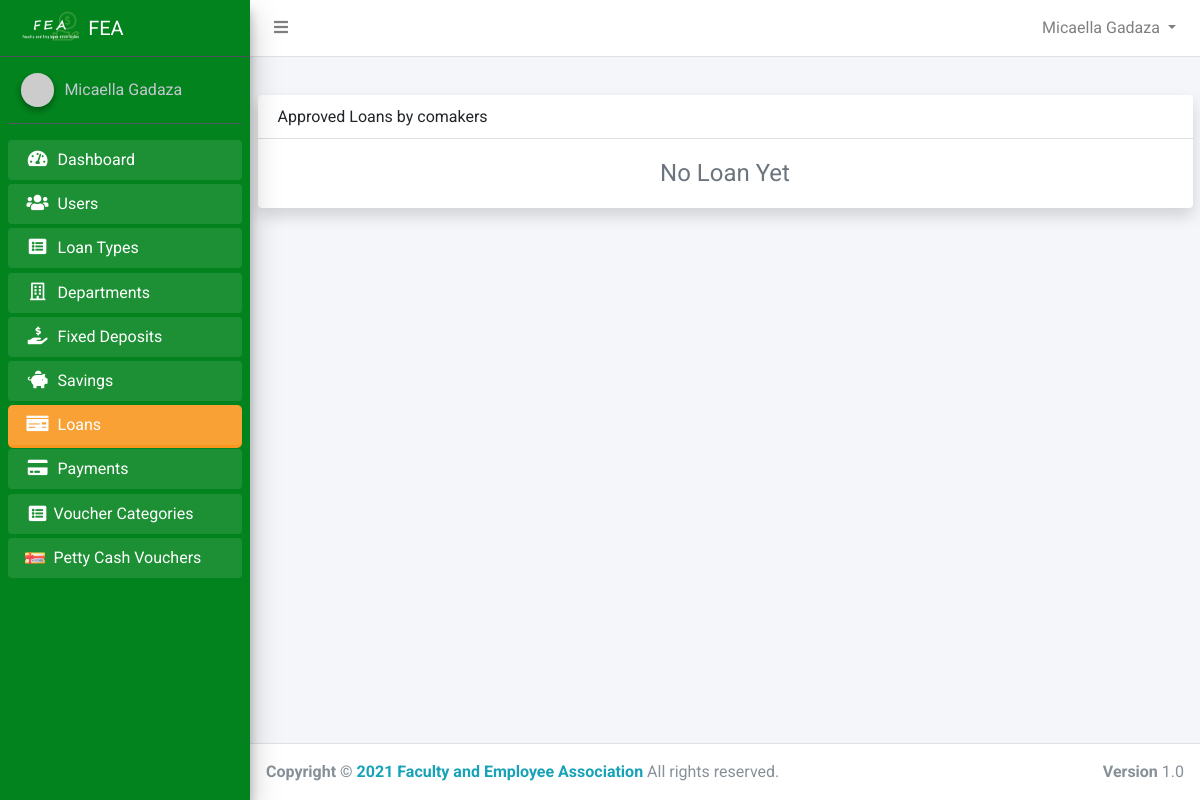
The page /admin/loans.php (signed in) on the database as committed earlier.
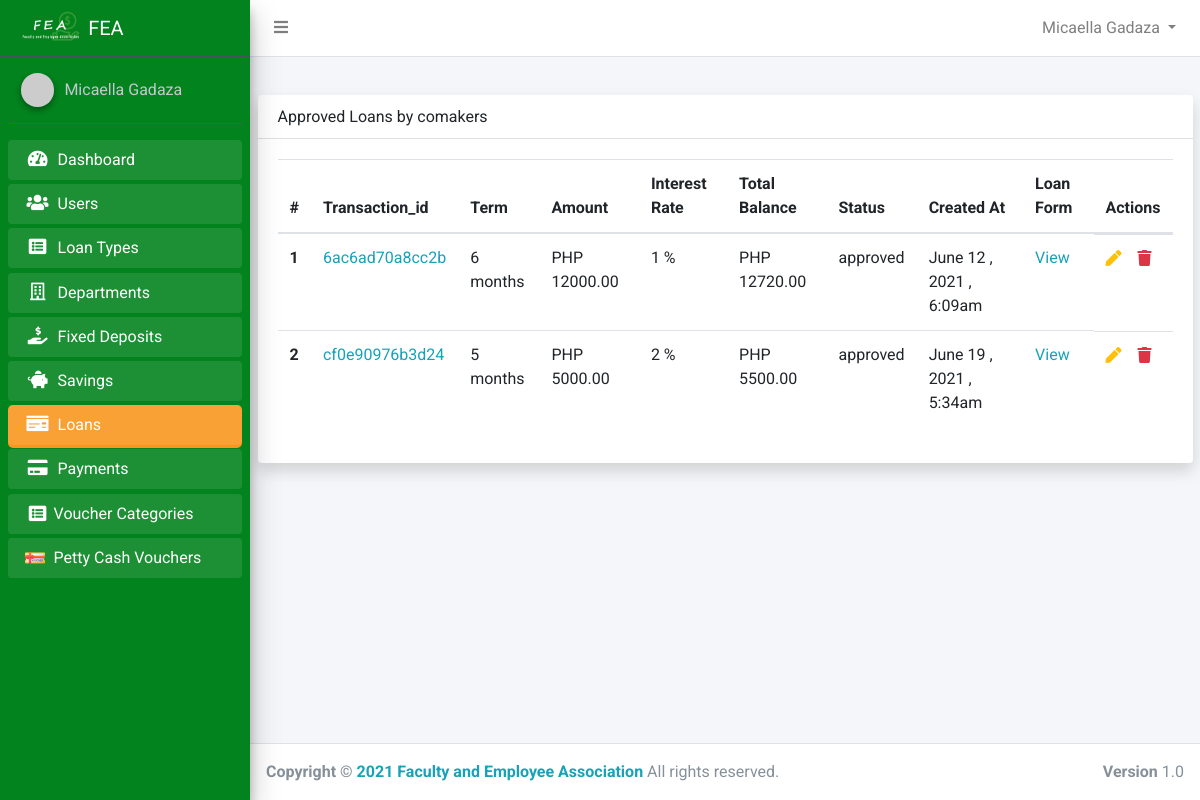
The same page on the database as committed later.
### tables this page shows
CREATE TABLE `loans` (
  `id` int(11) NOT NULL,
  `transaction_id` varchar(50) NOT NULL,
  `loan_number` varchar(50) NOT NULL,
  `membership_number` varchar(50) NOT NULL,
  `amount` double NOT NULL,
  `amount_per_kinsenas` double NOT NULL,
  `amount_per_month` double NOT NULL,
  `interest_amount` double NOT NULL,
  `interest_amount_per_kinsenas` double NOT NULL,
  `interest_amount_per_month` double NOT NULL,
  `total_amount` double NOT NULL,
  `term` varchar(50) NOT NULL,
  `status` varchar(50) NOT NULL DEFAULT 'pending',
  `loan_type_id` int(11) NOT NULL,
  `user_id` int(11) NOT NULL,
  `department_id` int(11) DEFAULT NULL,
  `comaker1_id` int(11) DEFAULT NULL,
  `comaker2_id` int(11) DEFAULT NULL,
  `approved_by_c1` tinyint(1) NOT NULL DEFAULT 0,
  `approved_by_c2` tinyint(1) DEFAULT 0,
  `created_at` timestamp NOT NULL DEFAULT current_timestamp(),
  `approved_at` date DEFAULT NULL,
  `approved_by_f1` int(11) DEFAULT NULL,
  `approved_by_f2` int(11) DEFAULT NULL,
  `approved_by_f3` int(11) DEFAULT NULL,
  `approved_by_president` tinyint(1) NOT NULL DEFAULT 0,
  `reason_for_decline` text DEFAULT NULL
);

CREATE TABLE `loan_types` (
  `id` int(11) NOT NULL,
  `name` varchar(50) NOT NULL,
  `interest` double NOT NULL
);

### app/config/config.php (called while the page is built, shortened)
<?php
class Connection
{
    public $conn;
    public function __construct()
    {
        try {
            $dsn = 'mysql:host=' . HOST . ';dbname=' . DB_NAME;
            $this->conn = new PDO($dsn, USERNAME, PASSWORD);
            $this->conn->setAttribute(PDO::ATTR_DEFAULT_FETCH_MODE, PDO::FETCH_OBJ);
            $this->conn->setAttribute(PDO::ATTR_EMULATE_PREPARES, false);
        } catch (PDOException $e) {
            echo "Error!: " . $e->getMessage() . "<br/>";
            die();
        }
        return $this->conn;
    }
}

### app/controllers/admin/LoanController.php (called while the page is built, shortened)
<?php
class AdminLoan extends Connection
{
    public function index()
    {
        $sql = "SELECT * FROM loans WHERE comaker1_id IS NOT NULL AND comaker2_id IS NOT NULL
                    AND approved_by_c1=1 AND approved_by_c2=1 AND approved_by_f1 IS NOT NULL
                    AND approved_by_f2 IS NOT NULL AND approved_by_f3 IS NOT NULL AND approved_by_president=1";
        $stmt = $this->conn->query($sql);
        return $stmt->fetchAll();
    }
    public function getInterest($loan_type_id)
    {
        $sql = "SELECT * FROM loan_types WHERE id=:loan_type_id";
        $stmt = $this->conn->prepare($sql);
        $stmt->execute(['loan_type_id' => $loan_type_id]);
        return $stmt->fetch();
    }
}

### app/helpers/showPrice.php (called while the page is built)
<?php
function formatDecimal($num)
{
    return  number_format((float)$num, 2, '.', '');
}

### app/helpers/formatDate.php (called while the page is built, shortened)
<?php
function formatDate($date)
{
    $d = new DateTime($date);
    return $d->format("F j \, Y \, g:ia \ ");
}

### admin/loans.php (the view, shortened to what the changed rows need)
<?php
require_once  '../app/includes/admin/header.php';
$adminLoan = new AdminLoan();
$loans = $adminLoan->index();
?>
<div class="container">
    <div class="card shadow">
        <div class="card-body">
            <div class="table-responsive">
                <?php if ($loans) : ?>
                    <table class="table" id="myTable">
                        <thead>
                            <tr>
                                <th scope="col">#</th>
                                <th scope="col">Transaction_id</th>
                                <th scope="col">Term</th>
                                <th scope="col">Amount</th>
                                <th scope="col">Interest Rate</th>
                                <th scope="col">Total Balance</th>
                                <th scope="col">Status</th>
                                <th scope="col">Created At</th>
                                <th scope="col">Loan Form</th>
                                <th scope="col">Actions</th>
                            </tr>
                        </thead>
                        <tbody>
                            <?php foreach ($loans as $key => $singleLoan) : ?>
                                <tr class="align-items-center">
                                    <th scope="row"><?php echo $key + 1 ?></th>
                                    <td>
                                        <a class="text-info" href="loan_detail.php?id=<?php echo $singleLoan->id ?>"><?php echo $singleLoan->transaction_id ?></a>
                                    </td>
                                    <td>
                                        <?php echo $singleLoan->term ?> months
                                    </td>
                                    <td>PHP <?php echo formatDecimal($singleLoan->amount) ?></td>
                                    <?php
                                    $interest = $adminLoan->getInterest($singleLoan->loan_type_id)->interest;
                                    ?>
                                    <td><?php echo $interest ?> %</td>
                                    <td>PHP <?php echo formatDecimal($singleLoan->total_amount) ?></td>
                                    <td>
                                        <?php echo $singleLoan->status ?>
                                    </td>
                                    <td>
                                        <?php echo formatDate($singleLoan->created_at) ?>
                                    </td>
                                    <td>
                                        <a href="loan_form.php?id=<?php echo $singleLoan->id ?>" class="text-info">View</a>
                                    </td>
                                    <td class="d-flex">
                                        <form action="loan_update.php" method="POST">
                                            <button type="submit" class="text-warning mr-3" style="border:none; background:none">
                                                <i class="fas fa-pen"></i>
                                            </button>
                                        </form>
                                        <form action="loan_delete.php" method="POST">
                                            <button type="submit" style="border:none; background:none">
                                                <i class="fas fa-trash text-danger"></i>
                                            </button>
                                        </form>
                                    </td>
                                </tr>
                            <?php endforeach; ?>
                        </tbody>
                    </table>
                <?php else : ?>
                    <h2 class="text-secondary text-center">No Loan Yet</h2>
                <?php endif; ?>
            </div>
        </div>
    </div>
</div>
</div>
<?php require_once BASE . '/app/includes/admin/footer.php' ?>

### app/includes/admin/header.php (shortened to what the changed rows need)
<!DOCTYPE html>
<html lang="en">
<head>
    <link rel="stylesheet" href="https://cdnjs.cloudflare.com/ajax/libs/font-awesome/5.15.2/css/all.min.css">
    <link rel="stylesheet" href="../assets/admin/css/adminlte.min.css">
    <link rel="stylesheet" href="../assets/admin/css/OverlayScrollbars.min.css">
    <link rel="stylesheet" href="https://cdn.jsdelivr.net/npm/bootstrap-select@1.13.14/dist/css/bootstrap-select.min.css">
    <link rel="stylesheet" href="../assets/css/bootstrap-select.min.css">
    <link rel="stylesheet" href="../assets/admin/css/admin.css?id=<?php time(); ?>">
    <link href="https://unpkg.com/tailwindcss@^2/dist/tailwind.min.css" rel="stylesheet">
    <link rel="stylesheet" href="//cdn.datatables.net/1.10.24/css/jquery.dataTables.min.css">
    <link rel="stylesheet" href="https://cdn.datatables.net/buttons/1.7.0/css/buttons.dataTables.min.css">
</head>
<body class="hold-transition sidebar-mini layout-fixed">
    <div class="wrapper">
        <aside class="main-sidebar sidebar-dark-primary elevation-4">
            <a href="../index.php" class="brand-link d-flex align-items-center">
                <img src="../assets/img/logo_light.png" alt="FEA" class="brand-image">
                <span class="brand-text">FEA</span>
            </a>
        </aside>
        <div class="content-wrapper">

Rows that differ between the two databases and show on the page:
added loans: transaction "6ac6ad70a8cc2b", term "6", amount "12000.00", loan_type "1", total_amount "12720.00", status "approved", created_at "June 12 , 2021 , 6:09am"
added loans: transaction "cf0e90976b3d24", term "5", amount "5000.00", loan_type.interest "2", total_amount "5500.00", status "approved", created_at "June 19 , 2021 , 5:34am"
Other text that changed with them:
text no longer shown: "No Loan Yet"
text now shown: "# Transaction_id Term Amount Interest Rate Total Balance Status Created At Loan Form Actions"
